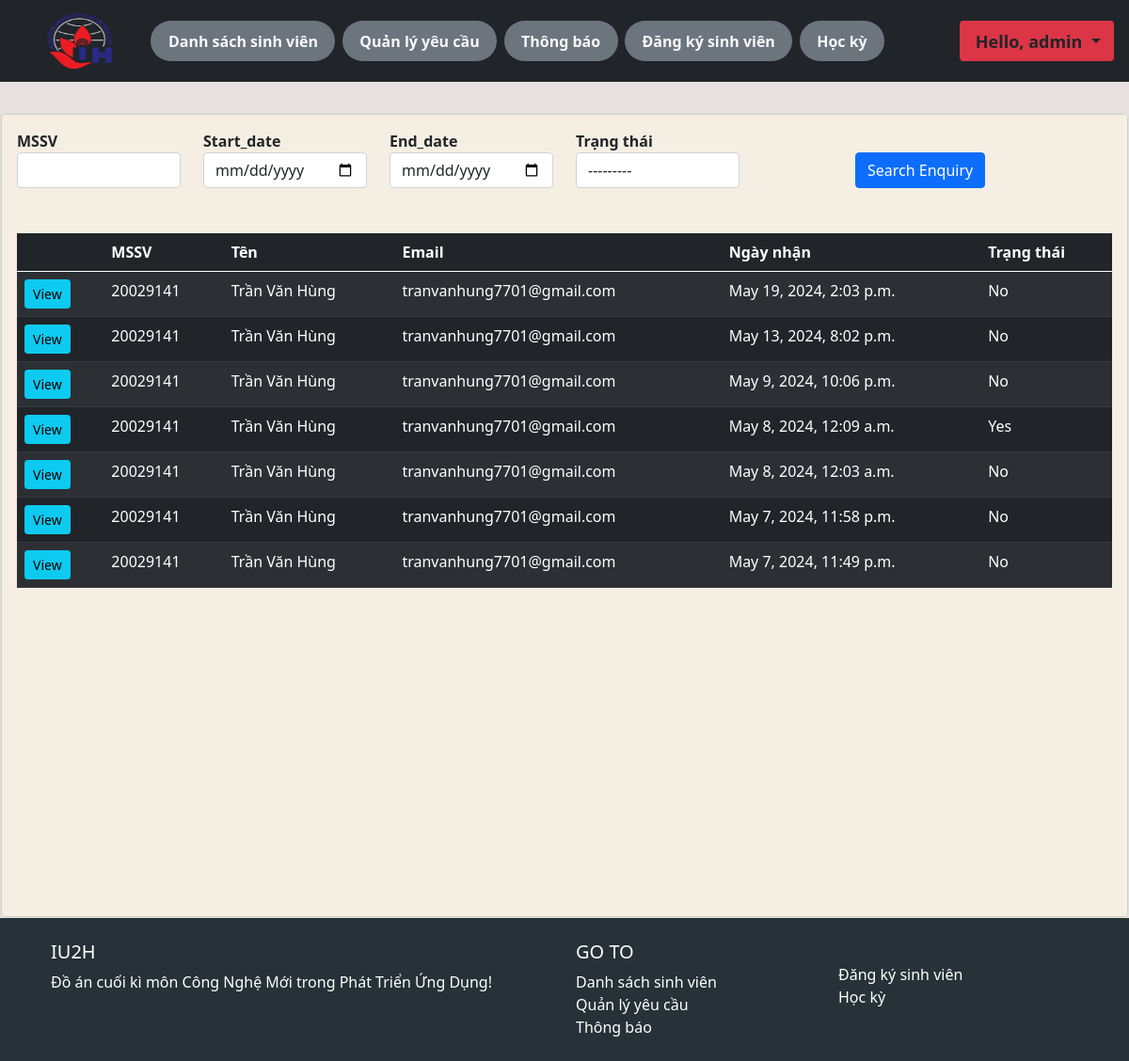
Screenshot of /enquiry_admin/ (signed in) with the database file from the repository.
### fees/models.py (models this page shows, shortened)
class EnquiryForm(models.Model):
    BranchType = models.TextChoices('BranchType', 'CS DS SE IT IS')
    EnquiryStatus = models.TextChoices('EnquiryStatus', 'No Yes')
    roll = models.CharField('MSSV', max_length=8, blank=False)
    name = models.CharField('Tên', max_length=250, blank=False)
    email = models.EmailField('Email', max_length=250, blank=False)
    branch = models.CharField('Chuyên ngành', max_length=15, blank=False, choices=BranchType.choices)
    Enquiry = models.TextField("Yêu cầu", blank=False)
    Enquiry_status = models.CharField('Trạng thái', max_length=3, null=True, choices=EnquiryStatus.choices, blank=True, default=EnquiryStatus.No)
    datecreated = models.DateTimeField(auto_now_add=True, null=True)
    template = '{} {} {}'

### fees/decorators.py (the view)
        def wrapper_func(request, *args, **kwargs):
            group = None
            if request.user.groups.exists():
                group = request.user.groups.all()[0].name
            if group in allowed_roles:
                return view_func(request, *args, **kwargs)
            else:
                return HttpResponse('You are not authorize')

### fees/views.py (called while the page is built)
@login_required(login_url = 'login')
@allowed_users(allowed_roles=['admin'])
def enquiry_admin(request):
    enquiries = EnquiryForm.objects.all().order_by('-id')
    myfilter = EnquiryFilter(request.GET, queryset=enquiries)
    if request.method == 'GET':
        enquiries = myfilter.qs
    context = {'enquiries' : enquiries, 'myfilter':myfilter}
    return render(request, 'fees/enq_admin.html', context)

### fees/templates/fees/enq_admin.html (shortened to what this page needs)
{% extends 'fees/main.html' %}
{% load crispy_forms_tags %}
{% block content %}
<br>
<br>
<div class="row">
    <div class="col-md">
        <div class="card">
            <div class="card card-body" style="background-color:  rgb(245, 238, 226);">
                <form action="" method="get">
                    <div class="row" style="background-color:  rgb(245, 238, 226);">
                        <div class="col-2">
                            <strong>{{ myfilter.form.roll|as_crispy_field }}</strong>
                        </div>
                        <div class="col-2">
                            <strong>{{ myfilter.form.start|as_crispy_field }}</strong>
                        </div>
                        <div class="col-2">
                            <strong>{{ myfilter.form.end|as_crispy_field }}</strong>
                        </div>
                        <div class="col-2">
                            <strong>{{ myfilter.form.Enquiry_status|as_crispy_field }}</strong>
                        </div>
                        <div class="col-1">
                        </div>
                        <div class="col-2">
                            <br>
                            <button class="btn btn-primary" type="submit">Search Enquiry</button>
                        </div>
                        <br>
                    </div>
                    <br>
                </form>
                <br>
                <div style="overflow-y:scroll;height: 710px;">
                <table class="table table-dark table-striped">
                    <thead>
                        <tr >
                            <th scope="col"></th>
                            <th scope="col">MSSV</th>
                            <th scope="col">Tên</th>
                            <th scope="col">Email</th>
                            <th scope="col">Ngày nhận</th>
                            <th scope="col">Trạng thái</th>
                        </tr>
                    </thead>
                        {% for enquiry in enquiries %}
                        <tr>
                            <td><a class="btn btn-sm btn-info" href="{% url 'enquiry_render' enquiry.id %}">View</a>
                            </td>
                            <td>{{enquiry.roll}}</td>
                            <td>{{enquiry.name}}</td>
                            <td>{{enquiry.email}}</td>
                            <td>{{enquiry.datecreated}}</td>
                            <td>{{enquiry.Enquiry_status}}</td>
                        </tr>
                        {%endfor%}
                    </table>
                </div>
            </div>
        </div>
    </div>
</div>
{% endblock %}

### fees/templates/fees/navbar.html (shortened to what this page needs)
{% load static %}
{% if request.user.is_staff %}
<nav class="navbar navbar-expand-lg navbar-dark bg-dark w-100 p-1" style="position: fixed; z-index: 1;">
  <div class="container-fluid">
    <a href="{% url 'home' %}">
      <img src="{% static 'images/iuh_logo-2.png' %}" alt="" style="padding: 0%;width:137px; height:79px;">
    </a>
    <div class="collapse navbar-collapse" id="navbarNavDropdown"  style="overflow-x:visible;width: 100%;">
      <ul class="navbar-nav">
        <li class="nav-item badge rounded-pill bg-secondary " style="margin-left: 1%; font-size: 100%;">
          <a class="nav-link active text-light" aria-current="page" href="{% url 'home' %}">Danh sách sinh viên</a>
        </li>
        <li class="nav-item badge rounded-pill bg-secondary " style="margin-left: 1%; font-size: 100%;">
          <a class="nav-link active text-light" href="{% url 'enquiry_admin' %}">Quản lý yêu cầu</a>
        </li>
        <li class="nav-item badge rounded-pill bg-secondary " style="margin-left: 1%; font-size: 100%;">
          <a class="nav-link active text-light" href="{% url 'announcement' %}">Thông báo</a>
        </li>
        <li class="nav-item badge rounded-pill bg-secondary " style="margin-left: 1%; font-size: 100%;">
          <a class="nav-link active text-light" href="{% url 'registration' %}">Đăng ký sinh viên</a>
        </li>
        <li class="nav-item badge rounded-pill bg-secondary " style="margin-left: 1%; font-size: 100%;">
          <a class="nav-link active text-light" href="{% url 'automate_semester' %}">Học kỳ</a>
        </li>
      </ul>
    </div>
    <ul class="nav navbar-nav navbar-right" style="margin-left: 1%; margin: right 1%;">
      <li class="nav-item dropdown badge bg-danger">
        <a class="nav-link dropdown-toggle text-dark" href="#" id="navbarDropdownMenuLink" role="button"
          data-bs-toggle="dropdown" aria-expanded="false" style="margin-left: 1%; font-size: 150%;">
          <span>Hello, {{request.user}} </span>
        </a>
      </li>
    </ul>
  </div>
</nav>
{% endif %}
<br>
<br>
<br>

### static/css/main.css (style rules this page uses)
body { background-color: #e7e1e1; }

### rows the page displays
EnquiryForm: roll "20029141", name "Trần Văn Hùng", email "tranvanhung7701@gmail.com", datecreated "May 19, 2024, 2:03 p.m.", Enquiry_status "No"
EnquiryForm: roll "20029141", name "Trần Văn Hùng", email "tranvanhung7701@gmail.com", datecreated "May 13, 2024, 8:02 p.m.", Enquiry_status "No"
EnquiryForm: roll "20029141", name "Trần Văn Hùng", email "tranvanhung7701@gmail.com", datecreated "May 9, 2024, 10:06 p.m.", Enquiry_status "No"
EnquiryForm: roll "20029141", name "Trần Văn Hùng", email "tranvanhung7701@gmail.com", datecreated "May 8, 2024, 12:09 a.m.", Enquiry_status "Yes"
EnquiryForm: roll "20029141", name "Trần Văn Hùng", email "tranvanhung7701@gmail.com", datecreated "May 8, 2024, 12:03 a.m.", Enquiry_status "No"
EnquiryForm: roll "20029141", name "Trần Văn Hùng", email "tranvanhung7701@gmail.com", datecreated "May 7, 2024, 11:58 p.m.", Enquiry_status "No"
EnquiryForm: roll "20029141", name "Trần Văn Hùng", email "tranvanhung7701@gmail.com", datecreated "May 7, 2024, 11:49 p.m.", Enquiry_status "No"

### other values shown
{{ request.user }} "admin"
